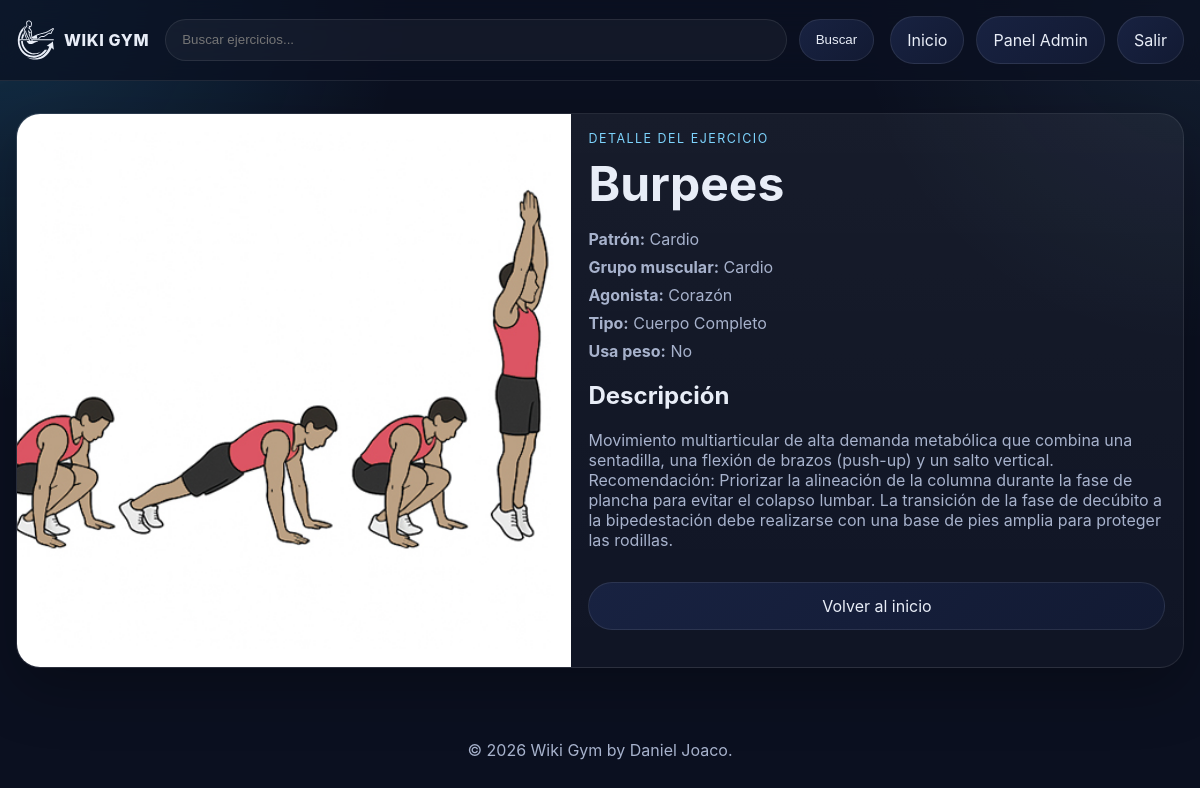
The app's page /excercise/?id=2 (signed in) with its own data.
### exercises/models.py (models this page shows, shortened)
class Exercise(models.Model):
    EXERCISE_TYPE_STRENGTH = "STRENGTH"
    EXERCISE_TYPE_CARDIO = "CARDIO"
    EXERCISE_TYPE_FULL_BODY = "FULL_BODY"
    EXERCISE_TYPE_CHOICES = [
        (EXERCISE_TYPE_STRENGTH, "Fuerza"),
        (EXERCISE_TYPE_CARDIO, "Cardiovascular"),
        (EXERCISE_TYPE_FULL_BODY, "Cuerpo Completo"),
    ]
    name = models.CharField(max_length=150, unique=True)
    description = models.TextField(blank=True)
    agonist = models.ForeignKey(
        Agonist,
        on_delete=models.PROTECT,
        related_name="exercises",
    )
    image = models.ImageField(upload_to="exercise_images/%Y/%m/", blank=True, null=True)
    exercise_type = models.CharField(
        max_length=20,
        choices=EXERCISE_TYPE_CHOICES,
        default=EXERCISE_TYPE_STRENGTH,
    )
    tracks_weight = models.BooleanField(default=True)
    is_active = models.BooleanField(default=True)
    created_by = models.ForeignKey(
        settings.AUTH_USER_MODEL,
        on_delete=models.SET_NULL,
        null=True,
        blank=True,
        related_name="wiki_exercises_created",
    )
    created_at = models.DateTimeField(auto_now_add=True)
    updated_at = models.DateTimeField(auto_now=True)
    class Meta:
        ordering = ["name"]

class Agonist(models.Model):
    muscle_group = models.ForeignKey(
        MuscleGroup,
        on_delete=models.CASCADE,
        related_name="agonists",
    )
    name = models.CharField(max_length=100)
    class Meta:
        ordering = ["name"]
        constraints = [
            models.UniqueConstraint(
                fields=["muscle_group", "name"],
                name="unique_agonist_per_group",
            )
        ]

### exercises/views.py (the view)
# urls.py: path('excercise/', views.exercise_detail, name='excercise'),
@login_required(login_url='login')
def exercise_detail(request, id=None):
	exercise_id = id or request.GET.get('id')
	if not exercise_id:
		raise Http404('No se indico el ejercicio.')
	exercise = get_object_or_404(
		_exercise_queryset().select_related('created_by'),
		pk=exercise_id,
	)
	return render(request, 'excercise/excercise.html', {'exercise': exercise})

### exercises/views.py (called while the page is built)
def _exercise_queryset():
	return Exercise.objects.select_related('agonist__muscle_group__pattern').annotate(
		pattern_name=F('agonist__muscle_group__pattern__name'),
		muscle_group_name=F('agonist__muscle_group__name'),
	)

### templates/excercise/excercise.html (shortened to what this page needs)
{% extends 'base.html' %}
{% load static %}
{% block extra_css %}<link rel="stylesheet" href="{% static 'css/excercise/excercise.css' %}">{% endblock %}
{% block content %}
<section class="detail-layout">
    <article class="detail-card">
        <div class="detail-image">
            {% if exercise.image %}
                <img src="{{ exercise.image.url }}" alt="{{ exercise.name }}">
            {% else %}
                <div class="exercise-image-placeholder">Sin imagen</div>
            {% endif %}
        </div>
        <div class="detail-info">
            <p class="eyebrow">Detalle del ejercicio</p>
            <h1>{{ exercise.name }}</h1>
            <ul class="detail-list">
                <li><strong>Patrón:</strong> {{ exercise.pattern_name }}</li>
                <li><strong>Grupo muscular:</strong> {{ exercise.muscle_group_name }}</li>
                <li><strong>Agonista:</strong> {{ exercise.agonist.name }}</li>
                <li><strong>Tipo:</strong> {{ exercise.get_exercise_type_display }}</li>
                <li><strong>Usa peso:</strong> {% if exercise.tracks_weight %}Sí{% else %}No{% endif %}</li>
            </ul>
            {% if exercise.description %}
                <div class="detail-description">
                    <h2>Descripción</h2>
                    <p>{{ exercise.description }}</p>
                </div>
            {% endif %}
            <a class="details-button" href="{% url 'index' %}">Volver al inicio</a>
        </div>
    </article>
</section>
{% endblock %}

### static/css/base.css (style rules this page uses)
:root { --bg: #0b1020; --panel: #121a33; --panel-soft: #182241; --text: #e8edf7; --muted: #a7b2cc; --accent: #7dd3fc; --accent-strong: #38bdf8; --border: rgba(255, 255, 255, 0.09); --shadow: 0 20px 60px rgba(0, 0, 0, 0.28); }
* { box-sizing: border-box; }
body { margin: 0; font-family: Inter, system-ui, -apple-system, BlinkMacSystemFont, "Segoe UI", sans-serif; background: radial-gradient(circle at top left, rgba(56, 189, 248, 0.18), transparent 28%), radial-gradient(circle at top right, rgba(125, 211, 252, 0.08), transparent 24%), var(--bg); color: var(--text); }
a { color: inherit; text-decoration: none; }
.search-form button, .details-button, .filter-link, .nav-actions a, .pagination a { border: 1px solid var(--border); background: linear-gradient(135deg, var(--panel-soft), var(--panel)); color: var(--text); border-radius: 999px; padding: 0.8rem 1rem; display: inline-flex; align-items: center; justify-content: center; transition: transform 0.2s ease, border-color 0.2s ease, background 0.2s ease; }
.eyebrow { margin: 0 0 0.5rem; color: var(--accent); text-transform: uppercase; letter-spacing: 0.12em; font-size: 0.78rem; }
.hero h1, .detail-info h1 { margin: 0; font-size: clamp(2rem, 4vw, 3.4rem); }
.hero-copy, .results-meta, .exercise-meta, .empty-state p, .detail-list, .detail-description p { color: var(--muted); }
.exercise-card, .detail-card, .empty-state { background: linear-gradient(180deg, rgba(255, 255, 255, 0.05), rgba(255, 255, 255, 0.025)); border: 1px solid var(--border); border-radius: 24px; overflow: hidden; box-shadow: var(--shadow); }
.exercise-image-wrap, .detail-image { aspect-ratio: 4 / 3; background: rgba(255, 255, 255, 0.03); }
.exercise-image-wrap img, .detail-image img { width: 100%; height: 100%; object-fit: cover; display: block; }
.exercise-body, .detail-info, .empty-state { padding: 1.1rem; }
.details-button { margin-top: 1rem; width: 100%; }
.detail-layout { display: grid; gap: 1rem; }
.detail-card { display: grid; grid-template-columns: minmax(0, 0.95fr) minmax(0, 1.05fr); }
.detail-list { list-style: none; padding: 0; margin: 1rem 0 0; }
.detail-list li + li { margin-top: 0.5rem; }
.detail-description { margin-top: 1.25rem; }

### static/css/excercise/excercise.css (style rules this page uses)
.detail-layout { display: grid; gap: 1rem; }
.detail-card { background: linear-gradient(180deg, rgba(255, 255, 255, 0.05), rgba(255, 255, 255, 0.025)); border: 1px solid var(--border); border-radius: 24px; overflow: hidden; box-shadow: var(--shadow); display: grid; grid-template-columns: minmax(0, 0.95fr) minmax(0, 1.05fr); }
.detail-image { aspect-ratio: 4 / 4; background: rgba(255, 255, 255, 0.03); }
.detail-image img { width: 100%; height: 100%; object-fit: cover; display: block; }
.detail-info { padding: 1.1rem; }
.detail-info h1 { margin: 0; font-size: clamp(2rem, 4vw, 3.4rem); }
.detail-list { list-style: none; padding: 0; margin: 1rem 0 0; }
.detail-list li { color: var(--muted); }
.detail-list li + li { margin-top: 0.5rem; }
.detail-description { margin-top: 1.25rem; }
.detail-description h2 { margin-top: 0; }
.detail-description p { color: var(--muted); }

### records on screen
Exercise: image (picture), name "Burpees", pattern_name "Cardio", muscle_group_name "Cardio", agonist.name "Corazón", exercise_type "Cuerpo Completo", description "Movimiento multiarticular de alta demanda metabólica que combina una sentadilla, una flexión de brazos (push-up) y un salto vertical. Recomendación: Priorizar la alineación de la columna durante la fase de plancha para evitar el colapso lumbar. La transición de la fase de decúbito a la bipedestación debe realizarse con una base de pies amplia para proteger las rodillas."
